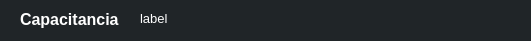
    <widget class="QFrame" name="frame">
     <property name="geometry">
      <rect>
       <x>10</x>
       <y>20</y>
       <width>531</width>
       <height>41</height>
      </rect>
     </property>
     <property name="styleSheet">
      <string notr="true">border-radius: 10px;
background-color: rgb(32, 37, 40);</string>
     </property>
     <property name="frameShape">
      <enum>QFrame::StyledPanel</enum>
     </property>
     <property name="frameShadow">
      <enum>QFrame::Raised</enum>
     </property>
     <widget class="QFrame" name="frame_2">
      <property name="geometry">
       <rect>
        <x>240</x>
        <y>70</y>
        <width>481</width>
        <height>71</height>
       </rect>
      </property>
      <property name="styleSheet">
       <string notr="true">border-radius: 10px;</string>
      </property>
      <property name="frameShape">
       <enum>QFrame::StyledPanel</enum>
      </property>
      <property name="frameShadow">
       <enum>QFrame::Raised</enum>
      </property>
     </widget>
     <widget class="QLabel" name="label_8">
      <property name="geometry">
       <rect>
        <x>20</x>
        <y>10</y>
        <width>104</width>
        <height>19</height>
       </rect>
      </property>
      <property name="font">
       <font>
        <family>Tahoma</family>
        <pointsize>12</pointsize>
        <weight>75</weight>
        <bold>true</bold>
       </font>
      </property>
      <property name="styleSheet">
       <string notr="true">color: rgb(255, 255, 255);
background-color: transparent;
</string>
      </property>
      <property name="text">
       <string>Capacitancia</string>
      </property>
     </widget>
     <widget class="QLabel" name="capacitanciaLabel">
      <property name="geometry">
       <rect>
        <x>140</x>
        <y>10</y>
        <width>381</width>
        <height>16</height>
       </rect>
      </property>
      <property name="font">
       <font>
        <family>Tahoma</family>
        <pointsize>10</pointsize>
        <weight>50</weight>
        <bold>false</bold>
       </font>
      </property>
      <property name="styleSheet">
       <string notr="true">color: rgb(255, 255, 255);
background-color: transparent;
</string>
      </property>
      <property name="text">
       <string>label</string>
      </property>
     </widget>
    </widget>
